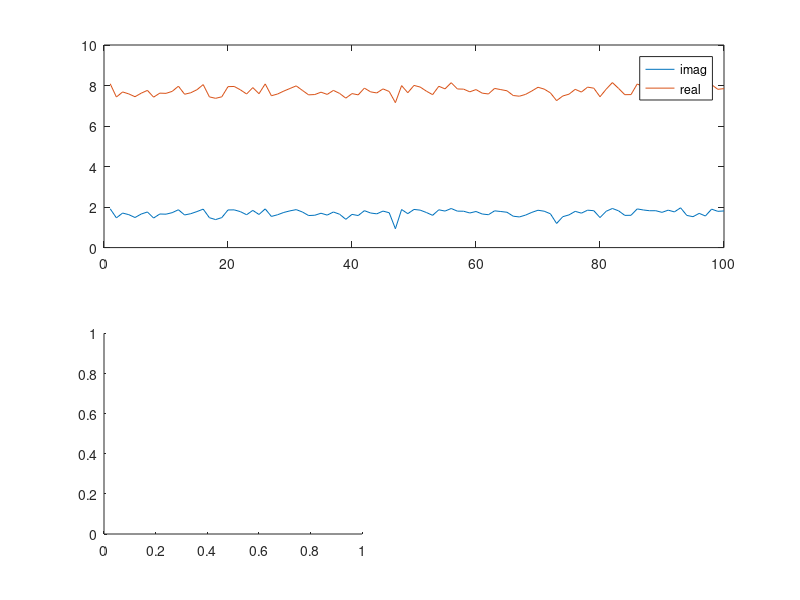

The MATLAB source for this figure: (Note: this script raises an error after producing the figure.)
G1 = 1/1;
G2 = 1/2;
G3 = 1/10;
G4 = 1/0.1;
G0 = 1/1000;
G5 = 1/1000.1;
a = 100;

%capacitor
%c = 0.25;
c = normrnd(0.25,0.05);


l = 0.2;
V1 = 0;
V2 = 0;
V3 = 0;
V4 = 0;
V5 = 0;
Iin = 0;
IL = 0;
IV = 0;
w = 1;

%DC
%Vin = -10;
%AC
Vin = 1;


%V = [V1 V2 V3 V4 V5 Iin IL IV];

G = [1 0 0 0 0 0 0 0;
    -G1 (G1+G2) 0 0 0 0 1 0;
     G1 -G1 0 0 0 1 0 0;
     0 0 -a*G3 1 0 0 0 0;
     0 -1 1 0 0 0 0 0;
     0 0 G3 0 0 0 1 0;
     0 0 0 G4 -G4 0 0 1;
     0 0 0 -G4 (G4+G0) 0 0 0;
     0 0 (-a*G3*G5) 0 0 0 0 1];
C = [0 0 0 0 0 0 0 0;
    -c c 0 0 0 0 0 0;
    c -c 0 0 0 0 0 0;
    0 0 0 0 0 0 0 0;
    0 0 0 0 0 0 l 0;
    0 0 0 0 0 0 0 0;
    0 0 0 0 0 0 0 0;
    0 0 0 0 0 0 0 0;
    0 0 0 0 0 0 0 0];
F = [Vin;
    0;
    0;
    0;
    0;
    0;
    0;
    0;
    0];

Vfive = [];
Vone = [];
Vthree = [];
imatrix = [];
cmatrix = [];

% %DC
% for i = 1:20
%     F(1) = F(1) + 1;
%     Vop = G\F;
%     Vfive(i) = Vop(5);
%     imatrix(i) = F(1);
% end
% figure 
% plot(imatrix,Vfive);

% %AC
% for i = 1:100
%     w = w + 1;
%     Vop = (G + 1i*w*C)\F;
%     Vone(i) = Vop(1);
%     Vthree(i) = Vop(3);
%     Vfive(i) = Vop(5);
%     imatrix(i) = w;
% end
% figure
% subplot(2,1,1)
% plot(imatrix,real(Vthree)); hold on
% plot(imatrix,real(Vfive));
% legend ('three','five','east')
% hold off
% gain = real(Vfive)./real(Vone);
% subplot (2,1,2)
% histogram(gain,14);

%AC 2
for i = 1:100
    c = normrnd(0.25,0.05);
    C = [0 0 0 0 0 0 0 0;
    -c c 0 0 0 0 0 0;
    c -c 0 0 0 0 0 0;
    0 0 0 0 0 0 0 0;
    0 0 0 0 0 0 l 0;
    0 0 0 0 0 0 0 0;
    0 0 0 0 0 0 0 0;
    0 0 0 0 0 0 0 0;
    0 0 0 0 0 0 0 0];
    cmatrix(i) = c;
    w = 3.14;
    Vop = (G + 1i*w*C)\F;
    Vone(i) = Vop(1);
    Vfive(i) = Vop(5);
    imatrix(i) = i;
end
figure
subplot(2,2,[1,2])
plot(imatrix,imag(Vfive)); hold on
plot(imatrix,real(Vfive));
legend ('imag','real','east')
hold off
gain = real(Vfive)./real(Vone);
subplot(2,2,3)
histogram(cmatrix,14);
subplot (2,2,4)
histogram(gain,14);

